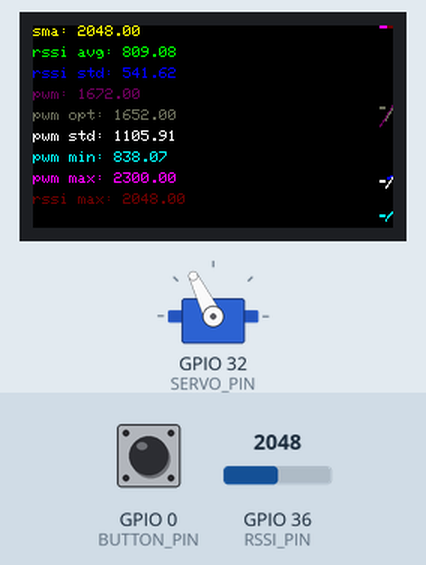
Simulated run of this program. Board: ESP32. Shown: 240×135 colour display, servo. Inputs (shaded band) come from the test bench; at power-on: GPIO 36 (RSSI_PIN) = 2048, GPIO 0 (BUTTON_PIN) HIGH. Random numbers use the default seed unless the program sets one; what the program prints to the serial monitor is not drawn.

Above: at 1.3 s.
1.4 s: GPIO 36 (RSSI_PIN) set to 2866
At 2.0 s:
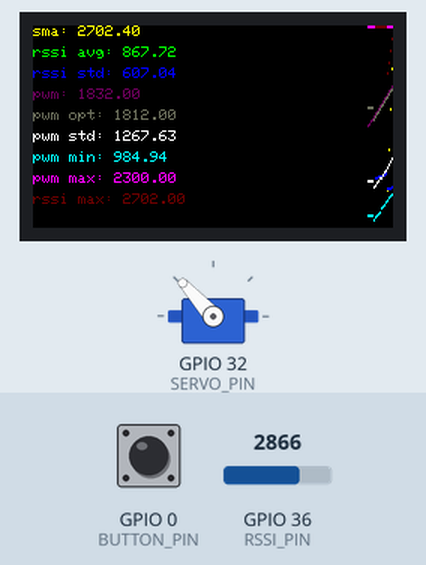
4.4 s: GPIO 0 (BUTTON_PIN) pulled LOW for 0.15 s
At 5.12 s:
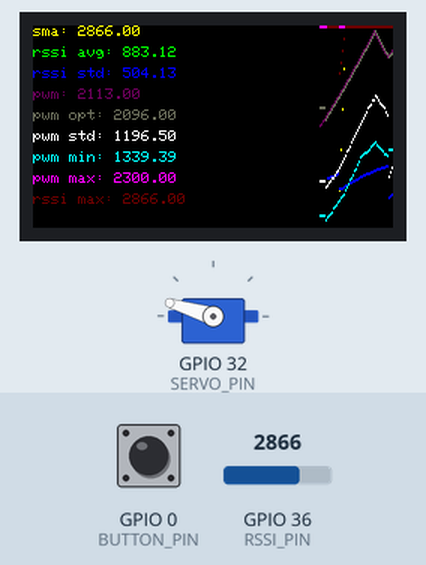
7.5 s: GPIO 0 (BUTTON_PIN) pulled LOW for 1 s
11.5 s: GPIO 36 (RSSI_PIN) set to 2260
At 12.14 s:
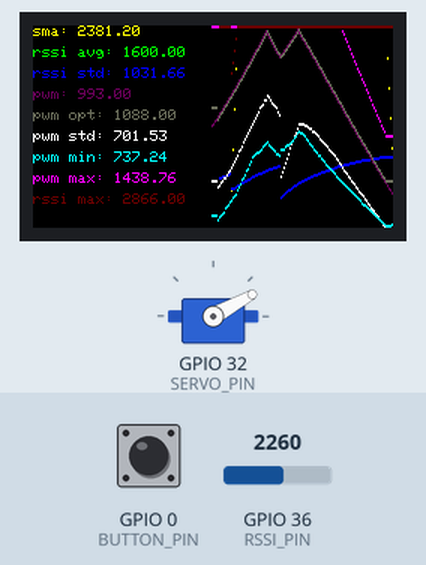
14.5 s: GPIO 36 (RSSI_PIN) set to 2340
At 34.77 s:
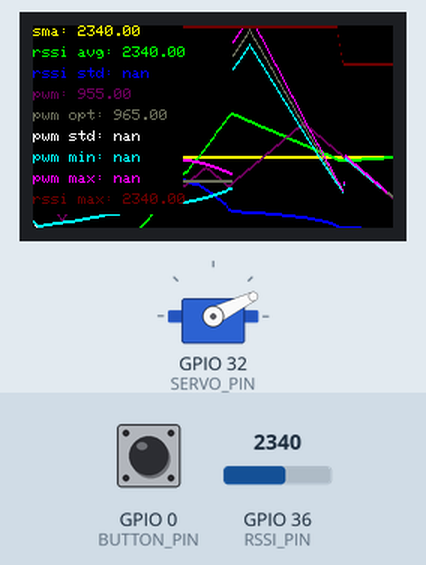
Timing chart, 0 to 36.4 s (numbered marks = the images above; inputs shaded):
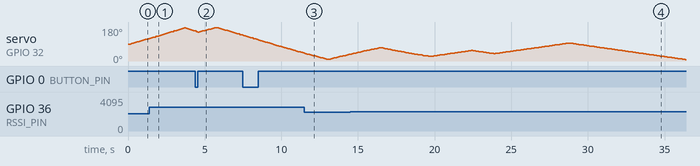

The program:

main.cpp
```cpp
#include <Arduino.h>

#include "config.h"

#include "utilities.h"

#include "BtDisplay.h"
#include "BtButton.h"
#include "BtTracker.h"

#ifdef ARDUINO_AVR_NANO
#include <Servo.h>
#endif

#ifdef ESP_PLATFORM
#include <ESP32_Servo.h>
#endif

BtButton button(BUTTON_PIN, BUTTON_PULLUP);

Servo servo;
BtTracker tracker(RSSI_MAX_SAMPLE_COUNT);
Sma rssiSma(RSSI_TRACKER_STEP_PERIOD_MILLIS / RSSI_SIGNAL_UPDATE_PERIOD_MILLIS);

unsigned long _lastStepTime = 0;
unsigned long _lastUpdateTime = 0;

#ifdef LOG_ENABLED
unsigned long _lastLogRefreshTime = 0;
#endif

#if defined(TFT_ENABLE)
  BtDisplay display;
  unsigned long _lastDisplayRefreshTime = 0;

  void loopDisplay() {
    if (_lastDisplayRefreshTime + TFT_REFRESH_MILLIS < millis()) {
      int pwm = servo.readMicroseconds();

      display.begin(9);
      display.addPoint(0, "sma", rssiSma.avg, rssiSma.minVal, rssiSma.maxVal);
      display.addPoint(1, "rssi avg", tracker.getRssiAvg(), rssiSma.minVal, rssiSma.maxVal);
      display.addPoint(2, "rssi std", tracker.getRssiStdev(), 0, rssiSma.maxVal);
      display.addPoint(3, "pwm", (float)pwm, SERVO_PWM_MIN, SERVO_PWM_MAX);
      display.addPoint(4, "pwm opt", tracker.getPwmOptimal(), SERVO_PWM_MIN, SERVO_PWM_MAX);
      display.addPoint(5, "pwm std", tracker.getPwmStdev(), SERVO_PWM_MIN, SERVO_PWM_MAX);
      display.addPoint(6, "pwm min", tracker.getPwmMin(), SERVO_PWM_MIN, SERVO_PWM_MAX);
      display.addPoint(7, "pwm max", tracker.getPwmMax(), SERVO_PWM_MIN, SERVO_PWM_MAX);
      display.addPoint(8, "rssi max", (float)tracker.getRssiMax(), 0, rssiSma.maxVal);
      display.end();
    }
  }
#endif

void buttonHandler() {
  Serial.println("resetting");
  tracker.reset();
}

void setup() {
  Serial.begin(38400);

#if defined(TFT_ENABLE)
  display.init();
#endif

  button.init();
  button.setHandler(buttonHandler);

  servo.attach(SERVO_PIN, SERVO_PWM_MIN, SERVO_PWM_MAX);
}


void loop() {
  button.update();

  int pwm = 0;
  int rssi = 0;

  if (_lastUpdateTime + RSSI_SIGNAL_UPDATE_PERIOD_MILLIS < millis()) {
    rssi = analogRead(RSSI_PIN);
    rssiSma.add(rssi);

    _lastUpdateTime = millis();
  }

  if (_lastStepTime + RSSI_TRACKER_STEP_PERIOD_MILLIS < millis()) {
    pwm = servo.readMicroseconds();
    tracker.updateRssi(rssiSma.avg, pwm);

    servo.writeMicroseconds(pwm + tracker.getStep());

    _lastStepTime = millis();
  }

#ifdef TFT_ENABLE
  loopDisplay();
#endif

#ifdef LOG_ENABLED
  if (_lastLogRefreshTime + LOG_REFRESH_MILLIS < millis()) {
    if (pwm == 0) {
      pwm = servo.readMicroseconds();
    }
    if (rssi == 0) {
      rssi = analogRead(RSSI_PIN);
    }
    Serial.println("rssi: " + String(rssi) + ", rssi sma: " + String(rssiSma.avg) + "(avg: " + String(tracker.getRssiAvg()) + ", stdev: " + String(tracker.getRssiStdev()) + ", low factor: " + String(tracker.getLowRssiFactor()) + ")" +
                    ", pwm: " + String(tracker.getPwmOptimal()) + " (min: " + String(tracker.getPwmMin()) + ", max: " + String(tracker.getPwmMax()) + ", stdev: " + String(tracker.getPwmStdev()) + ")" +
                    ", step: " + String(tracker.getStep()));

    _lastLogRefreshTime = millis();
  }
#endif
}
```

BtButton.cpp
```cpp
#include "BtButton.h"

#include "config.h"

#include <Arduino.h>

BtButton::BtButton(uint8_t pin, bool pullup)  {
  _pin = pin;
  _pullup = pullup;
  _millisDown = 0L;
  _isDown = false;
  _isLong = false;
  _handler = NULL;
  _handlerLong = NULL;
}

void BtButton::init() {
  if (_pullup) {
    pinMode(_pin, INPUT_PULLUP);
  } else {
    pinMode(_pin, INPUT);
  }
}

void BtButton::update() {
  int pinValue = digitalRead(_pin);

  if (pinValue == BUTTON_VALUE_DOWN) {
    if (!_isDown) {
      _isDown = true;
      _millisDown = millis();
    }

    if (_isDown && millis() > _millisDown + BUTTON_MILLIS_LONG_DELAY) {
      if (_handlerLong != NULL) {
        (*_handlerLong)();
      }
      _isDown = false;
      _isLong = true;
    }
  } else if (_isDown) {
    if (!_isLong) {
      if (_handler != NULL) {
        (*_handler)();
      }
    }
    _isDown = false;
    _isLong = false;
  }
}

void BtButton::setHandler(handler_function_t func) {
  _handler = func;
}

void BtButton::setHandlerLong(handler_function_t func) {
  _handlerLong = func;
}
```

BtButton.h
```cpp
#ifndef BTBUTTON_H_
#define BTBUTTON_H_

#include <Arduino.h>

extern "C" {
  typedef void (*handler_function_t)(void);
}

class BtButton {
  public:
    BtButton(uint8_t pin, bool pullup);

    void init();
    void update();

    void setHandler(handler_function_t func);
    void setHandlerLong(handler_function_t func);
  private:
    handler_function_t _handler = NULL;
    handler_function_t _handlerLong = NULL;
    uint8_t _pin;
    uint8_t _pullup;
    long _millisDown;
    bool _isDown;
    bool _isLong;
};

#endif
```

BtDisplay.cpp
```cpp
#include "BtDisplay.h"

#if defined(TFT_ENABLE)

#include "utilities.h"

const uint16_t _cmap[2] = { TFT_DARKGREY, TFT_GREEN };

BtDisplay::BtDisplay(): _tft(), _graph(&_tft) {
}

BtDisplay::~BtDisplay() {
}

void BtDisplay::init() {
  _tft.init();
  _tft.setRotation(TFT_ROTATION);
  _graph.setColorDepth(8);
  _graph.createSprite(_tft.width(), _tft.height());
  _graph.fillSprite(TFT_BLACK);
}

void BtDisplay::begin(uint8_t lineCount) {
  _graph.scroll(-1, 0);
  _graph.fillRect(0, 0, 100, lineCount * 14, TFT_BLACK);
}

void BtDisplay::addPoint(int index, const char *name, float value, float rangeMin, float rangeMax) {
  int valueScaled = map((int)value, (int)rangeMin, (int)rangeMax, 0, _tft.height());
  uint16_t color = default_4bit_palette[index + 4];
  _graph.drawFastVLine(_tft.width() - 1, _tft.height() - valueScaled, 2, color);

  _graph.setTextColor(color);
  _graph.drawString(String(name) + ": " + String(value), 0, 14 * index);
}

void BtDisplay::end() {

  _graph.pushSprite(0, 0);
}

#endif
```

BtDisplay.h
```cpp
#ifndef BTDISPLAY_H_
#define BTDISPLAY_H_

#include "config.h"

#if defined(TFT_ENABLE)

#include <TFT_eSPI.h>
#include <SPI.h>

class BtDisplay {
  public:
    BtDisplay();
    ~BtDisplay();

    void init();

    void begin(uint8_t lineCount);
    void addPoint(int index, const char *name, float value, float rangeMin, float rangeMax);
    void end();

  private:
    TFT_eSPI _tft;
    TFT_eSprite _graph;
};

#endif

#endif
```

BtTracker.cpp
```cpp
#include "BtTracker.h"

#include <config.h>

BtTracker::BtTracker(int dataSize) {
  _dataSize = dataSize;
  _rssiData = new RssiSample[dataSize];

  reset();
}

BtTracker::~BtTracker() {
}

void BtTracker::reset() {
  _rssiSqAvg = 0;
  _rssiAvg = 0;
  _rssiMax = 0;

  for (int i = 0; i < _dataSize; i++) {
    _rssiData[i].pwm = (uint16_t)SERVO_PWM_MIN + (uint16_t)(rand() % (SERVO_PWM_MAX - SERVO_PWM_MIN));
    _rssiData[i].rssi = (float)(rand() % (RSSI_SIGNAL_MAX - RSSI_SIGNAL_MIN)) / (float)RSSI_SIGNAL_MAX;

    _rssiAvg += _rssiData[i].rssi / (float)_dataSize;
    _rssiSqAvg += sq(_rssiData[i].rssi) / (float)_dataSize;

    if (_rssiMax < _rssiData[i].rssi) {
      _pwmOptimal = _rssiData[i].pwm;
      _rssiMax = _rssiData[i].rssi;
    }
  }

  _rssiStdev = sqrt(_rssiSqAvg - sq(_rssiAvg));
  _pwmStdev = _rssiStdev * _pwmOptimal / _rssiAvg;

  _sampleCount = 0;
  _samplePos = 0;
  _stepDirection = 1;
}

void BtTracker::updateRssi(int rssi, int pwm) {
  float rssiScaled = (float)rssi / (float)RSSI_SIGNAL_MAX;

  float prevRssi = _rssiData[_samplePos].rssi;
  _rssiData[_samplePos].pwm = (uint16_t)pwm;
  _rssiData[_samplePos].rssi = rssiScaled;
  _samplePos = (_samplePos + 1) % _dataSize;
  _sampleCount += 1;

  _rssiAvg += (rssiScaled - prevRssi) / (float)_dataSize;
  _rssiSqAvg += (sq(rssiScaled) - sq(prevRssi)) / (float)_dataSize;
  _rssiStdev = sqrt(_rssiSqAvg - sq(_rssiAvg));

  if (rssiScaled >= _rssiMax) {
    _rssiMax = rssiScaled;
    _pwmOptimal = pwm;
  } else if (prevRssi >= _rssiMax) {
    _rssiMax = 0;
    for (int i = 0; i < _dataSize; i++) {
      if (_rssiData[i].rssi > _rssiMax) {
        _rssiMax = _rssiData[i].rssi;
        _pwmOptimal = _rssiData[i].pwm;
      }
    }
  }
  _pwmStdev = _rssiStdev * _pwmOptimal / _rssiAvg;

  if ((float)pwm + SERVO_PWM_STEP >= getPwmMax()) {
    _stepDirection = -1;
  } else if ((float)pwm - SERVO_PWM_STEP <= getPwmMin()) {
    _stepDirection = 1;
  }
}

float BtTracker::getLowRssiFactor() const {
  return RSSI_LOW_SIGNAL_FACTOR * max(0.0f, (float)RSSI_LOW_SIGNAL_THRESHOLD - getRssiAvg()) / getRssiAvg();
}

float BtTracker::getPwmMin() const {
  float pwm = getPwmOptimal() - (RSSI_STDEV_SIGMA_FACTOR + getLowRssiFactor()) * getPwmStdev();
  return min((float)SERVO_PWM_MAX, max((float)SERVO_PWM_MIN, pwm));
}

float BtTracker::getPwmMax() const {
  float pwm = getPwmOptimal() + (RSSI_STDEV_SIGMA_FACTOR + getLowRssiFactor()) * getPwmStdev();
  return min((float)SERVO_PWM_MAX, max((float)SERVO_PWM_MIN, pwm));
}

int BtTracker::getStep() const {
  float rssiFactor = min(1.0f, getRssiStdev() / getRssiAvg());
  float step = (float)SERVO_PWM_STEP * rssiFactor;
  return _stepDirection * max(SERVO_PWM_MIN_STEP, (int)step);
}
```

BtTracker.h
```cpp
#ifndef BTTRACKER_H_
#define BTTRACKER_H_

#include "config.h"
#include "utilities.h"

#include <Arduino.h>

struct RssiSample {
  uint16_t pwm;
  float rssi;
};

class BtTracker {
  public:
    BtTracker(int dataSize);
    ~BtTracker();

    void reset();

    void updateRssi(int rssi, int pwm);

    float getRssiMax() const { return _rssiMax * (float)RSSI_SIGNAL_MAX; }
    float getRssiAvg() const { return _rssiAvg * (float)RSSI_SIGNAL_MAX; }
    float getRssiStdev() const { return _rssiStdev * (float)RSSI_SIGNAL_MAX; }

    float getPwmOptimal() const { return _pwmOptimal; }
    float getPwmStdev() const { return _pwmStdev; }

    float getLowRssiFactor() const;
    float getPwmMin() const;
    float getPwmMax() const;
    int getStep() const;
  private:
    float _rssiSqAvg;
    float _rssiAvg;
    float _rssiStdev;
    float _rssiMax;

    float _pwmOptimal;
    float _pwmStdev;

    RssiSample *_rssiData;
    int _dataSize = 0;
    int _samplePos = 0;
    int _sampleCount = 0;
    int _stepDirection = 0;
};

#endif
```

utilities.cpp
```cpp
#include "utilities.h"

#include <float.h>

Sma::Sma(int size) {
  this->size = size;
  _data = new float[size];
  reset();
}

void Sma::reset() {
  for (int i = 0; i < size; i++) {
    _data[i] = 0.0;
  }

  _count = 0;
  _pos = 0;

  minVal = FLT_MAX;
  maxVal = -FLT_MIN;
  avg = 0;
  var = 0;
  stdev = 0;
}

void Sma::add(float input) {
  float prevInput = _data[_pos];
  float prevAvg = avg;

  avg = prevAvg + (input - prevInput) / (float)size;
  var += (input - prevInput) * (input - avg + prevInput - prevAvg) / (float)(size - 1);
  stdev = sqrt(var);

  _data[_pos] = input;
  _count += 1;
  _pos = (_pos + 1) % size;

  if (ready()) {
    minVal = min(minVal, input);
    maxVal = max(maxVal, input);
  }
}

Ema::Ema(float alpha) {
	_alpha = alpha;
}

void Ema::reset() {
	_hasInitial = false;
}

void Ema::add(float input) {
	if (_hasInitial) {
		output = _alpha * (input - output) + output;
	} else {
		output = input;
		_hasInitial = true;
	}
}
```

utilities.h
```cpp
#ifndef BTUTILITIES_H_
#define BTUTILITIES_H_

#include <Arduino.h>

class Sma {
public:
	Sma(int size);

	void reset();
	void add(float input);

  bool ready() const { return _count > size; }

  int size;
  float minVal;
  float maxVal;
  float avg;
  float var;
  float stdev;

private:
  float *_data;
  int _count;
  int _pos;

};

class Ema {
public:
	Ema(float alpha);

	void reset();
	void add(float input);
	float output = 0;

private:
	float _alpha = 0;
	bool _hasInitial = false;
};
#endif
```

config.h
```cpp
#ifndef BTCONFIG_H_
#define BTCONFIG_H_

//#include "config_rc832_arduino.h"
#include "config_rd945_esp32.h"

#endif
```

config_rd945_esp32.h
```cpp
#ifndef BTCONFIG_RD945_ESP32_H_
#define BTCONFIG_RD945_ESP32_H_

#define RSSI_PIN 36
//#define RSSI_PIN_2 39

#define RSSI_SIGNAL_MIN 300
#define RSSI_SIGNAL_MAX 2000
#define RSSI_LOW_SIGNAL_THRESHOLD 1000
#define RSSI_LOW_SIGNAL_FACTOR 1.0f
#define RSSI_SIGNAL_UPDATE_PERIOD_MILLIS 5
#define RSSI_TRACKER_STEP_PERIOD_MILLIS 25
#define RSSI_MAX_SAMPLE_COUNT 200
#define RSSI_STDEV_SIGMA_FACTOR 0.5f

/* *********** display *********** */
//#define TFT_ENABLE - in platform.io
#define TFT_REFRESH_MILLIS 40           // display refresh period
#define TFT_ROTATION 1                  // display orientation, values: 0, 1, 2, 3

/* *********** menu buttons *********** */
#define BUTTON_PIN 0                  // arduino pin of the menu button
#define BUTTON_PULLUP 1
//#define BUTTON_2_PIN 35                 // arduino pin of the menu select button
//#define BUTTON_2_PULLUP 1
#define BUTTON_MILLIS_LONG_DELAY 500    // in milliseconds, time to hold the button to invoke long press handler
#define BUTTON_VALUE_DOWN LOW           // `digitalRead(pin)` return value that corresponds to pressed state

/* *********** servo *********** */
#define SERVO_PIN 32
#define SERVO_PWM_MIN 700
#define SERVO_PWM_MAX 2300
#define SERVO_PWM_STEP 30
#define SERVO_PWM_MIN_STEP 10

#endif
```
